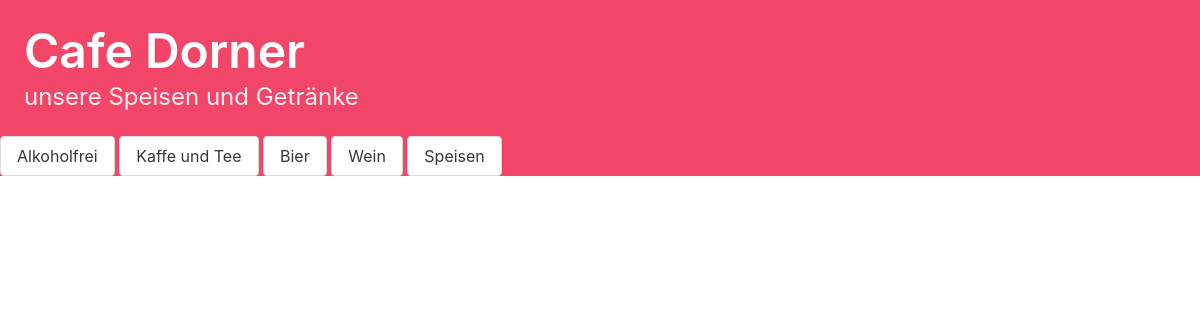
/, run on an earlier commit of the app's database.
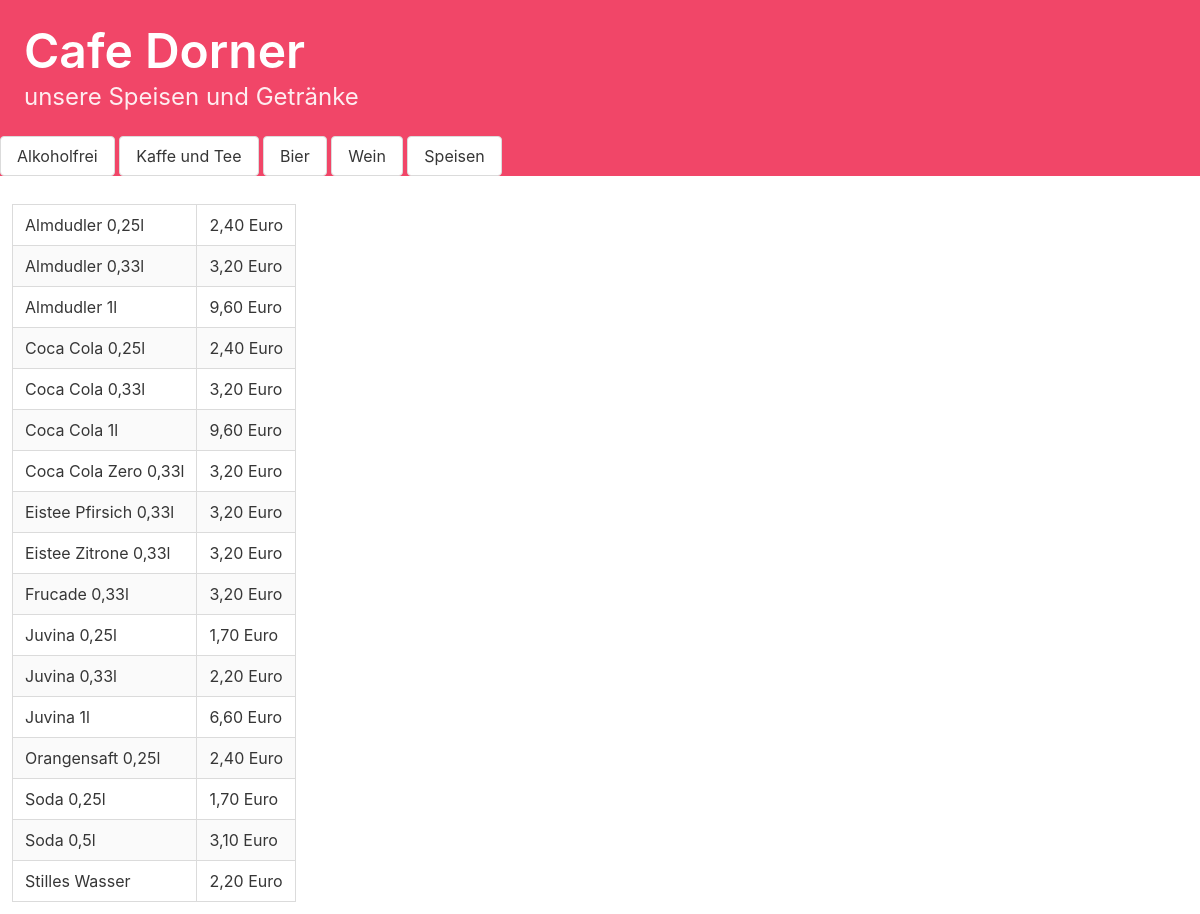
And on a later commit of the database.
### menue/models.py (models this page shows, shortened)
class Book(models.Model):
    Name = models.CharField(max_length=100)
    Kategorie = models.CharField(max_length=100)
    Verkaufspreis = models.CharField(max_length=100)

### menue/views.py (the view)
# urls.py: path('', views.menue_alkoholfrei.as_view(), name="alkoholfrei"),
class menue_alkoholfrei(ListView):
    model = Book
    template_name = "alkoholfrei.html"
    def get_queryset(self):
        return Book.objects.filter(Kategorie="Alkoholfrei")

### templates/alkoholfrei.html
{% extends "base.html" %}
{% block content %}
        <table class="table is-bordered is-striped">
            {% for item in object_list %}
            <tr>
                <td>{{ item.Name }} </td>
                <td>{{ item.Verkaufspreis |slice:"-1"}} Euro</td>
            </tr>
            {% endfor %}
        </table>
{% endblock %}

What changed in the data, as far as the page shows it:
added Book: Name "Almdudler 0,25l", Verkaufspreis "2,40"
added Book: Name "Almdudler 0,33l", Verkaufspreis "3,20"
added Book: Name "Almdudler 1l", Verkaufspreis "9,60"
added Book: Name "Coca Cola 0,25l", Verkaufspreis "2,40"
added Book: Name "Coca Cola 0,33l", Verkaufspreis "3,20"
added Book: Name "Coca Cola 1l", Verkaufspreis "9,60"
added Book: Name "Coca Cola Zero 0,33l", Verkaufspreis "3,20"
added Book: Name "Eistee Pfirsich 0,33l", Verkaufspreis "3,20"
added Book: Name "Eistee Zitrone 0,33l", Verkaufspreis "3,20"
added Book: Name "Frucade 0,33l", Verkaufspreis "3,20"
added Book: Name "Juvina 0,25l", Verkaufspreis "1,70"
added Book: Name "Juvina 0,33l", Verkaufspreis "2,20"
added Book: Name "Juvina 1l", Verkaufspreis "6,60"
added Book: Name "Orangensaft 0,25l", Verkaufspreis "2,40"
added Book: Name "Soda 0,25l", Verkaufspreis "1,70"
added Book: Name "Soda 0,5l", Verkaufspreis "3,10"
added Book: Name "Stilles Wasser", Verkaufspreis "2,20"
